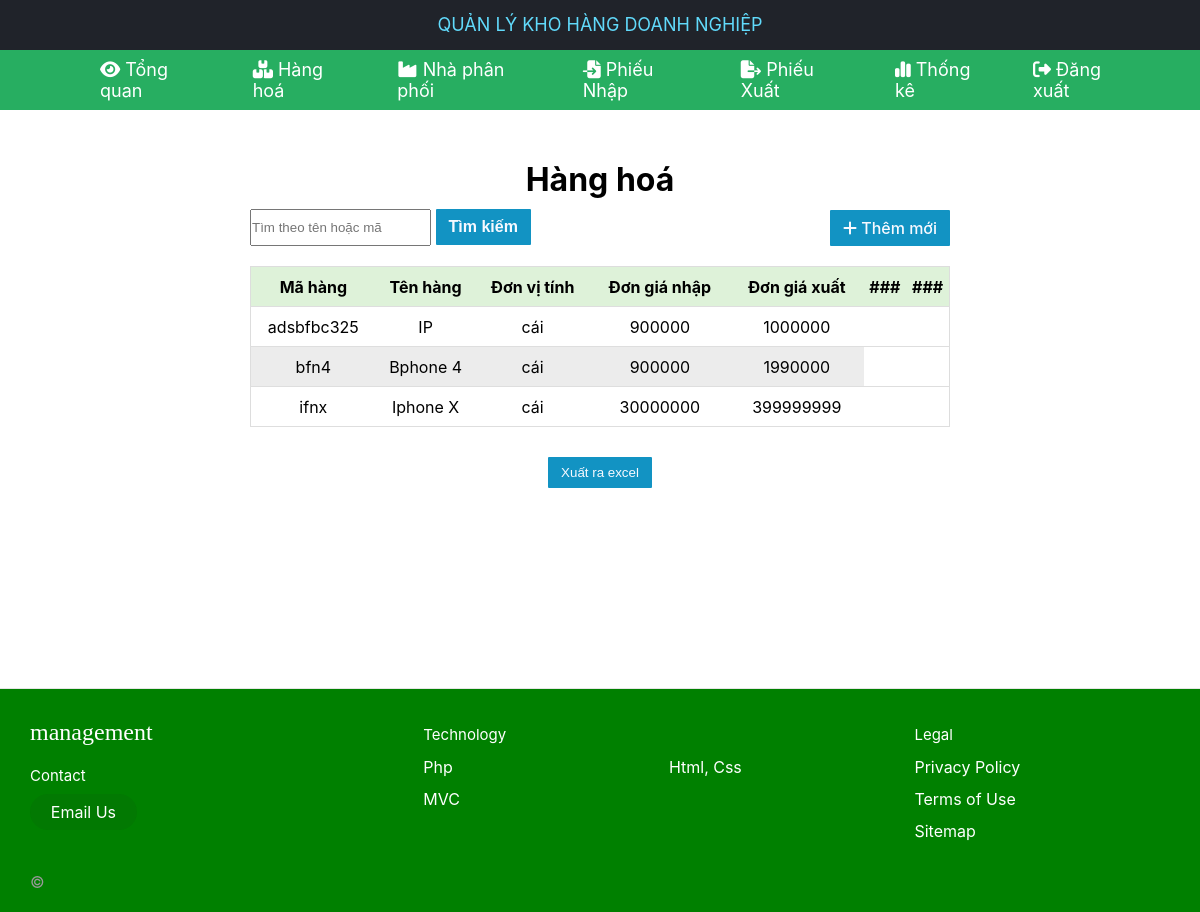
Screenshot of /71DCTT23_QuanLyKhoHang/HangHoa (signed in) with the database file from the repository.
### tables this page shows
CREATE TABLE `tblkho` (
  `Hanghoa_ma` varchar(10) NOT NULL,
  `Kho_sl` int(11) DEFAULT NULL
);

CREATE TABLE `tblhanghoa` (
  `Hanghoa_ma` varchar(10) NOT NULL,
  `Hanghoa_ten` varchar(50) NOT NULL,
  `Hanghoa_dvt` varchar(50) NOT NULL,
  `Hanghoa_gia` bigint(20) NOT NULL,
  `Hanghoa_xuat` bigint(20) NOT NULL
);

### 71DCTT23_QuanLyKhoHang/mvc/core/Controller.php (called while the page is built, shortened)
<?php
class Controller{
    public function view($view, $data=[]){
        require_once "./mvc/views/".$view.".php";
    }
}
?>

### 71DCTT23_QuanLyKhoHang/mvc/core/Apps.php (called while the page is built, shortened)
<?php
    class App{
        protected $action="Show";
        function __construct(){
            $arr = $this->UrlHandle();
            if(file_exists("./mvc/controllers/".$arr[0].".php")){
                unset($arr[0]);
            }
            $this->params = $arr?array_values($arr):[];
            call_user_func_array([new $this->controllers, $this->action] , $this->params);
        }
        function UrlHandle(){
            if(isset($_GET["url"])){
                return explode("/",filter_var(trim($_GET["url"],"/")));
            }
        }
    }
?>

### 71DCTT23_QuanLyKhoHang/index.php (called while the page is built, shortened)
<?php
$myApp = new App();
?>

### 71DCTT23_QuanLyKhoHang/mvc/core/DB.php (called while the page is built, shortened)
<?php
    class DB{
        protected $servername = "localhost";
        protected $username = "root";
        protected $password = "";
        protected $dbname = "db_quanlykho";
        function __construct(){
            $this->con = mysqli_connect($this->servername,$this->username,$this->password,$this->dbname);
        }
    }
?>

### 71DCTT23_QuanLyKhoHang/mvc/models/HangHoaModel.php (called while the page is built, shortened)
<?php
class HangHoaModel extends DB{
    public function HangHoa_Show(){
        $sql = "SELECT tblkho.Hanghoa_ma,Hanghoa_ten,Hanghoa_dvt,Hanghoa_gia,Kho_sl,Hanghoa_xuat FROM tblkho INNER JOIN tblhanghoa ON tblkho.Hanghoa_ma = tblhanghoa.Hanghoa_ma";
        $query = mysqli_query($this->con,$sql);
        return  $query;
    }
}
?>

### 71DCTT23_QuanLyKhoHang/mvc/views/pages/HangHoaView.php (the view, shortened to what this page needs)
<!DOCTYPE html>
<html>
<head>
    <link rel="stylesheet" type="text/css" href="https://cdnjs.cloudflare.com/ajax/libs/font-awesome/6.1.2/css/all.min.css">
    <link rel="stylesheet" href="http://localhost/71DCTT23_QuanLyKhoHang/public/css/TrangChu.css">
</head>
<body style="margin-top:160px ;">
    <div class="container">
        <div class="content">
         <center>
            <h1> Hàng hoá </h1>
             <form action="http://localhost/71DCTT23_QuanLyKhoHang/HangHoa/TimKiemHangHoa" method="POST">
            <div style="text-align: center; display: flex; justify-content: space-between; align-items: center; width:700px;">
                <div class="timkiem">
                    <input type="text" name="search" placeholder="Tìm theo tên hoặc mã">
                    <input type="submit" name="search-btn" value="Tìm kiếm">
                </div>
                <div class="btn">
                    <a class="add" href="http://localhost/71DCTT23_QuanLyKhoHang/HangHoa/Them_HangHoa" style="text-align: center; " ><i class="fa-solid fa-plus"></i> Thêm mới</a>
                </div>
            </div>
         <?php
                if(isset($_POST["search"]))
                {
                    $search = $_POST["search"];
                    ?>
                    <table border="1" style="background-color: #fff;">
                        <tr bgcolor="#fff" style="color:#000; font-weight:bold;">
                            <td>Mã hàng</td>
                            <td>Tên hàng</td>
                            <td>Đơn vị tính</td>
                            <td>Đơn giá nhập</td>
                            <td>Đơn giá xuất</td>
                            <td>###</td>
                            <td>###</td>
                        </tr>
                <?php
                    $count = mysqli_num_rows($data["ketqua"]);
                    if($count > 0)
                    {
                        while($row = mysqli_fetch_assoc($data["ketqua"]))
                        {
                            ?>
                        <tr>
                        <td><?php echo $row['Hanghoa_ma'];?></td>
                        <td><?php echo $row['Hanghoa_ten'];?></td>
                        <td><?php echo $row['Hanghoa_dvt'];?></td>
                        <td><?php echo $row['Hanghoa_gia'];?></td>
                        <td><?php echo $row['Hanghoa_xuat'];?></td>
                        <?php
                        if($_SESSION['role']==1){ ?>
                        <td><a class='btn-sua' href='http://localhost//71DCTT23_QuanLyKhoHang/HangHoa/Sua_HangHoa/<?php echo $row["Hanghoa_ma"]; ?>'><i class='fa-solid fa-pen'></i> Sửa </a></td>
                        <td><a class='btn-xoa' href='http://localhost/71DCTT23_QuanLyKhoHang/HangHoa/Xoa_HangHoa/<?php echo $row["Hanghoa_ma"]; ?>' OnClick ="return confirm('Bạn có muốn xoá không')"><i class='fa-solid fa-trash'></i> Xoá </a></td>
                        <?php } ?>
                        </tr>
                      <?php  }
                            echo "<div style='text-align: center;'>";
                            echo "Tìm thấy ".$count." kết quả với từ khóa <b>$search</b> ";
                            echo "<a href='http://localhost//71DCTT23_QuanLyKhoHang/HangHoa' style='color: red' >Home</a>";
                            echo "</div>";
                    }
                    else
                    {
                        echo "<div style='text-align: center;'>";
                        echo "Không tìm thấy kết quả nào với từ khóa <b>$search</b> ";
                        echo "<a href='http://localhost//71DCTT23_QuanLyKhoHang/HangHoa' style='color: red' >Home</a>";
                        echo "</div>";
                    }?>
     </table>
              <?php
                }
                else
                {
                    ?>
                    <table border="1" style="background-color: #fff;">
                <tr bgcolor="#fff" style="color:#000; font-weight:bold;">
                    <td>Mã hàng</td>
                    <td>Tên hàng</td>
                    <td>Đơn vị tính</td>
                    <td>Đơn giá nhập</td>
                    <td>Đơn giá xuất</td>
                    <td>###</td>
                    <td>###</td>
                </tr>
                <?php
                    while($row = mysqli_fetch_array($data["result"]))
                    { ?>
                        <tr>
                        <td><?php echo $row['Hanghoa_ma'];?></td>
                        <td><?php echo $row['Hanghoa_ten'];?></td>
                        <td><?php echo $row['Hanghoa_dvt'];?></td>
                        <td><?php echo $row['Hanghoa_gia'];?></td>
                        <td><?php echo $row['Hanghoa_xuat'];?></td>
                        </tr>
                  <?php  }
                ?>
            </table>
            <?php    }
           ?>
           </form>
           <input class="add" type="button" style="text-align: center; border: none; " onclick="tableToExcel('Content_ID')" value="Xuất ra excel">
         </center>
</body>
</html>

### 71DCTT23_QuanLyKhoHang/public/css/TrangChu.css (style rules this page uses)
* { padding: 0; margin: 0; box-sizing: border-box; }
:root { --white: #fff; }
html { font-family: -apple-system, BlinkMacSystemFont, Segoe UI, Roboto, Oxygen, Ubuntu, Cantarell, Fira Sans, Droid Sans, Helvetica Neue, sans-serif; }
a { text-decoration: none; }
table { padding: 0; border: none; border-collapse: collapse; border: 0.1px solid #ddd; width: 700px; margin: 20px; }
table td { text-align: center; padding: 0; border: none ; border-collapse: collapse; }
tr { height:40px; border-bottom: solid 0.1px #dedede ; }
tr:nth-child(odd) { background: #ececec; }
tr:nth-child(1) { background:#def2d9 }
.add { display: inline-block; margin-top: 10px; padding: 8px 13px; background-color: #1293c3; border-radius: 1px; color: #f7f9ff; font-weight: 500; text-decoration: none; }
.timkiem>input[name="search"] { margin-top: 10px; height: 37px; }
.timkiem>input[name="search-btn"] { margin-top: 10px; border: none; padding: 9px 13px; background-color: #1293c3; border-radius: 1px; color: #f7f9ff; font-weight: 600; font-size: 16px; cursor: pointer; }

### 71DCTT23_QuanLyKhoHang/mvc/views/TrangChu.php (style rules this page uses)
*, *:before, *:after { box-sizing: border-box; }
a { color: white; }

### rows the page displays
tblkho: Hanghoa_ma "adsbfbc325", tblhanghoa.Hanghoa_ten "IP", tblhanghoa.Hanghoa_dvt "cái", tblhanghoa.Hanghoa_gia "900000", tblhanghoa.Hanghoa_xuat "1000000"
tblkho: Hanghoa_ma "bfn4", tblhanghoa.Hanghoa_ten "Bphone 4", tblhanghoa.Hanghoa_dvt "cái", tblhanghoa.Hanghoa_gia "900000", tblhanghoa.Hanghoa_xuat "1990000"
tblkho: Hanghoa_ma "ifnx", tblhanghoa.Hanghoa_ten "Iphone X", tblhanghoa.Hanghoa_dvt "cái", tblhanghoa.Hanghoa_gia "30000000", tblhanghoa.Hanghoa_xuat "399999999"
